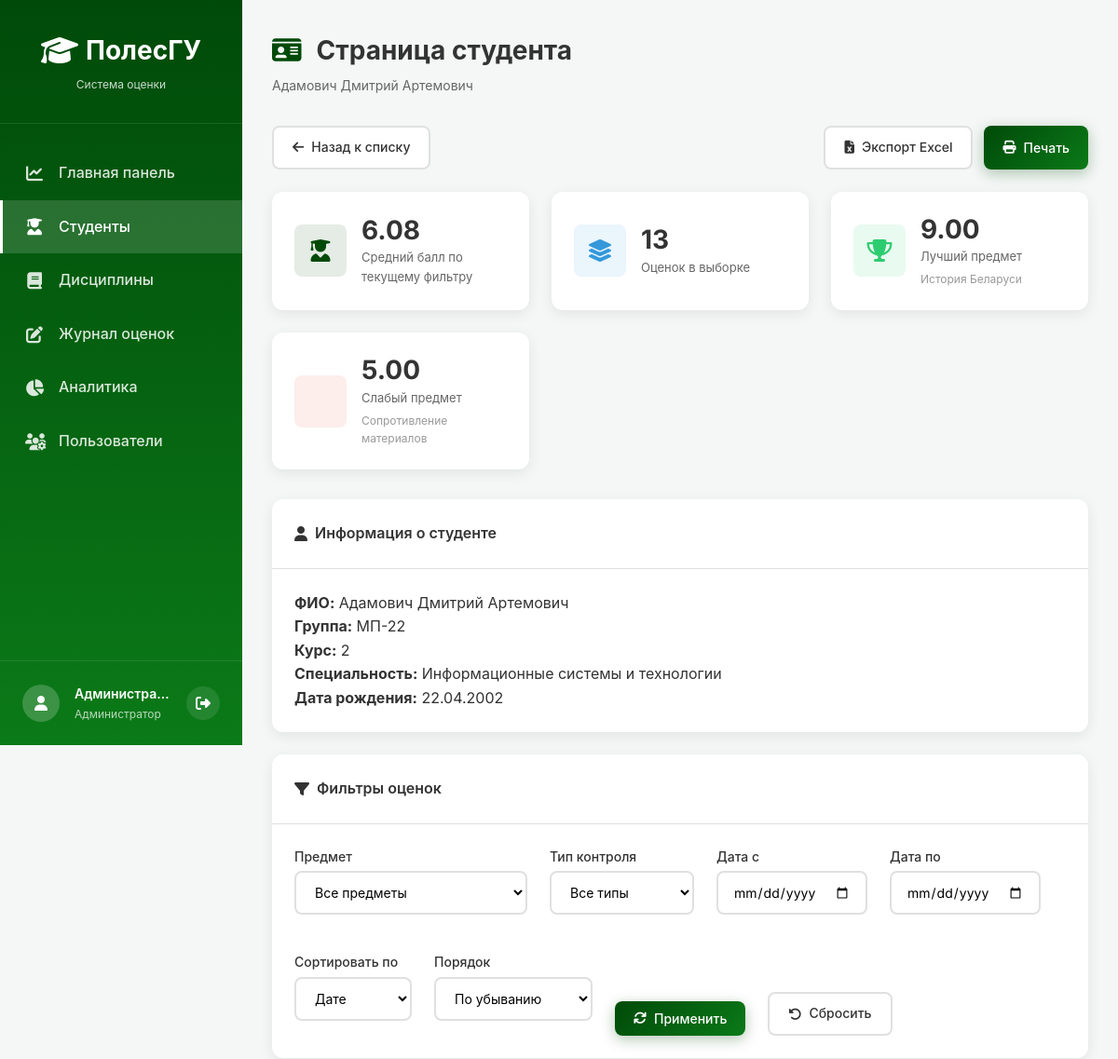
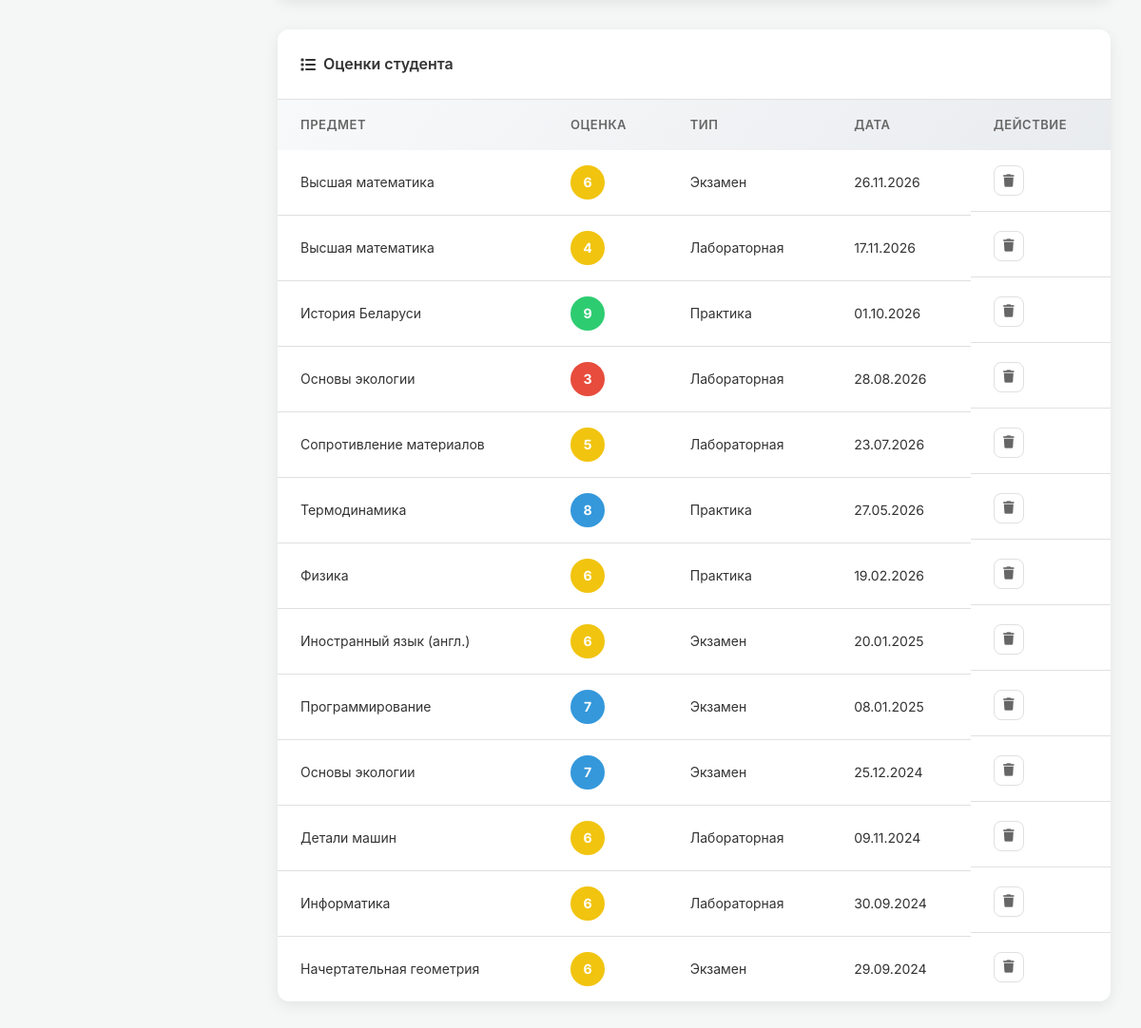
The app's page /index.php?module=students&student_id=57 (signed in) with its own data (2 pictures, top to bottom).
### tables this page shows
CREATE TABLE students (
        id INTEGER PRIMARY KEY AUTOINCREMENT,
        group_id INTEGER NOT NULL,
        full_name TEXT NOT NULL,
        birth_date TEXT,
        status TEXT DEFAULT 'active', -- 'active' или 'expelled'
        FOREIGN KEY (group_id) REFERENCES groups(id) ON DELETE CASCADE
    );

CREATE TABLE groups (
        id INTEGER PRIMARY KEY AUTOINCREMENT,
        name TEXT NOT NULL,
        course INTEGER NOT NULL,
        specialty TEXT NOT NULL
    );

CREATE TABLE grades (
        id INTEGER PRIMARY KEY AUTOINCREMENT,
        student_id INTEGER NOT NULL,
        discipline_id INTEGER NOT NULL,
        grade INTEGER CHECK(grade >= 1 AND grade <= 10),
        date TEXT NOT NULL,
        type TEXT DEFAULT 'exam', -- 'exam' или 'credit'
        FOREIGN KEY (student_id) REFERENCES students(id) ON DELETE CASCADE,
        FOREIGN KEY (discipline_id) REFERENCES disciplines(id) ON DELETE CASCADE
    );

CREATE TABLE disciplines (
        id INTEGER PRIMARY KEY AUTOINCREMENT,
        name TEXT NOT NULL,
        teacher TEXT,
        department TEXT,
        hours INTEGER
    );

### config/functions.php (called while the page is built, shortened)
<?php
function escape($string) {
    return htmlspecialchars($string, ENT_QUOTES, 'UTF-8');
}
function formatDate($date) {
    return date('d.m.Y', strtotime($date));
}
function getGradeColor($grade) {
    if ($grade >= 9) return '#2ecc71';
    if ($grade >= 7) return '#3498db';
    if ($grade >= 4) return '#f1c40f';
    return '#e74c3c';
}
function getGradeTypeOptions() {
    return [
        'exam' => 'Экзамен',
        'practice' => 'Практика',
        'lab' => 'Лабораторная',
    ];
}
function getGradeTypeLabel($type) {
    $labels = getGradeTypeOptions();
    return $labels[$type] ?? $type;
}
function getStudentById($pdo, $studentId) {
    $sql = "SELECT s.*, g.name as group_name, g.course, g.specialty
            FROM students s
            JOIN groups g ON s.group_id = g.id
            WHERE s.id = ?";
    $stmt = $pdo->prepare($sql);
    $stmt->execute([$studentId]);
    return $stmt->fetch();
}
function getStudentGradesFiltered($pdo, $studentId, $filters = []) {
    $conditions = ['gr.student_id = ?'];
    $params = [$studentId];
    $sortMap = [
        'date' => 'gr.date',
        'discipline' => 'd.name',
    ];
    $sortField = $filters['sort'] ?? 'date';
    $orderField = $sortMap[$sortField] ?? 'gr.date';
    $orderDirection = strtolower($filters['order'] ?? 'desc') === 'asc' ? 'ASC' : 'DESC';
    $sql = "SELECT gr.*, d.name as discipline_name, d.teacher
            FROM grades gr
            JOIN disciplines d ON gr.discipline_id = d.id
            WHERE " . implode(' AND ', $conditions) . "
            ORDER BY {$orderField} {$orderDirection}, gr.id DESC";
    $stmt = $pdo->prepare($sql);
    $stmt->execute($params);
    return $stmt->fetchAll();
}
function calculateStudentAverageFiltered($pdo, $studentId, $filters = []) {
    $conditions = ['student_id = ?'];
    $params = [$studentId];
    $sql = "SELECT AVG(grade) as avg_grade
            FROM grades
            WHERE " . implode(' AND ', $conditions);
    $stmt = $pdo->prepare($sql);
    $stmt->execute($params);
    $result = $stmt->fetch();
    return $result['avg_grade'] ? round($result['avg_grade'], 2) : 0;
}
function getStudentSubjectStatsFiltered($pdo, $studentId, $filters = []) {
    $conditions = ['gr.student_id = ?'];
    $params = [$studentId];
    $sql = "SELECT gr.discipline_id,
                   d.name as discipline_name,
                   AVG(gr.grade) as avg_grade,
                   COUNT(gr.id) as grade_count
            FROM grades gr
            JOIN disciplines d ON gr.discipline_id = d.id
            WHERE " . implode(' AND ', $conditions) . "
            GROUP BY gr.discipline_id, d.name
            ORDER BY avg_grade DESC, d.name ASC";
    $stmt = $pdo->prepare($sql);
    $stmt->execute($params);
    return $stmt->fetchAll();
}
?>

### modules/students/index.php (the view, shortened to what this page needs)
<?php
require_once __DIR__ . '/../../config/database.php';
require_once __DIR__ . '/../../config/functions.php';
$pdo = getDB();
$studentPageId = isset($_GET['student_id']) ? (int)$_GET['student_id'] : 0;
$canManageStudentData = in_array($_SESSION['role'], ['admin', 'teacher'], true);
function buildStudentPageUrl($studentId, $filters = [], $flash = null) {
    $params = array_filter([
        'module' => 'students',
        'student_id' => $studentId,
        'discipline' => $filters['discipline'] ?? null,
        'type' => $filters['type'] ?? null,
        'date_from' => $filters['date_from'] ?? null,
        'date_to' => $filters['date_to'] ?? null,
        'sort' => $filters['sort'] ?? null,
        'order' => $filters['order'] ?? null,
        'flash' => $flash,
        'export' => $filters['export'] ?? null,
    ], function ($value) {
        return $value !== null && $value !== '' && $value !== 0;
    });
    return '/index.php?' . http_build_query($params);
}
if ($studentPageId > 0) {
    $student = getStudentById($pdo, $studentPageId);
    $selectedDiscipline = isset($_GET['discipline']) ? (int)$_GET['discipline'] : 0;
    $selectedType = trim($_GET['type'] ?? '');
    $dateFrom = trim($_GET['date_from'] ?? '');
    $dateTo = trim($_GET['date_to'] ?? '');
    $sortField = $_GET['sort'] ?? 'date';
    $sortOrder = $_GET['order'] ?? 'desc';
    $gradeFilters = [
        'discipline_id' => $selectedDiscipline,
        'type' => $selectedType,
        'date_from' => $dateFrom,
        'date_to' => $dateTo,
        'sort' => $sortField,
        'order' => $sortOrder,
    ];
    $filteredGrades = getStudentGradesFiltered($pdo, $studentPageId, $gradeFilters);
    $filteredAverage = calculateStudentAverageFiltered($pdo, $studentPageId, $gradeFilters);
    $subjectStats = getStudentSubjectStatsFiltered($pdo, $studentPageId, $gradeFilters);
    $bestSubject = $subjectStats[0] ?? null;
    $worstSubject = !empty($subjectStats) ? $subjectStats[count($subjectStats) - 1] : null;
        ?>
        <?php
    include __DIR__ . '/../../includes/header.php';
    include __DIR__ . '/../../includes/sidebar.php';
    ?>
    <main class="main-content">
        <div class="page-header">
            <h1><i class="fas fa-id-card"></i> Страница студента</h1>
            <p><?= escape($student['full_name']) ?></p>
        </div>
        <div class="actions-bar">
            <?php if ($canManageStudentData): ?>
            <a href="/index.php?module=students" class="btn btn-secondary">
                <i class="fas fa-arrow-left"></i> Назад к списку
            </a>
            <?php endif; ?>
            <div style="display: flex; gap: 12px; flex-wrap: wrap;">
                <a href="<?= escape(buildStudentPageUrl($studentPageId, [
                    'discipline' => $selectedDiscipline,
                    'type' => $selectedType,
                    'date_from' => $dateFrom,
                    'date_to' => $dateTo,
                    'sort' => $sortField,
                    'order' => $sortOrder,
                    'export' => 'excel',
                ])) ?>" class="btn btn-secondary">
                    <i class="fas fa-file-excel"></i> Экспорт Excel
                </a>
                <button type="button" class="btn btn-primary" onclick="window.print()">
                    <i class="fas fa-print"></i> Печать
                </button>
            </div>
        </div>
        <div class="kpi-grid">
            <div class="kpi-card">
                <div class="kpi-icon" style="background: rgba(0, 74, 9, 0.1);">
                    <i class="fas fa-user-graduate" style="color: #004a09;"></i>
                </div>
                <div class="kpi-content">
                    <h3><?= number_format($filteredAverage, 2) ?></h3>
                    <p>Средний балл по текущему фильтру</p>
                </div>
            </div>
            <div class="kpi-card">
                <div class="kpi-icon" style="background: rgba(52, 152, 219, 0.1);">
                    <i class="fas fa-layer-group" style="color: #3498db;"></i>
                </div>
                <div class="kpi-content">
                    <h3><?= count($filteredGrades) ?></h3>
                    <p>Оценок в выборке</p>
                </div>
            </div>
            <div class="kpi-card">
                <div class="kpi-icon" style="background: rgba(46, 204, 113, 0.1);">
                    <i class="fas fa-trophy" style="color: #2ecc71;"></i>
                </div>
                <div class="kpi-content">
                    <h3><?= $bestSubject ? number_format($bestSubject['avg_grade'], 2) : '-' ?></h3>
                    <p>Лучший предмет</p>
                    <small><?= $bestSubject ? escape($bestSubject['discipline_name']) : 'Нет данных' ?></small>
                </div>
            </div>
            <div class="kpi-card">
                <div class="kpi-icon" style="background: rgba(231, 76, 60, 0.1);">
                </div>
                <div class="kpi-content">
                    <h3><?= $worstSubject ? number_format($worstSubject['avg_grade'], 2) : '-' ?></h3>
                    <p>Слабый предмет</p>
                    <small><?= $worstSubject ? escape($worstSubject['discipline_name']) : 'Нет данных' ?></small>
                </div>
            </div>
        </div>
        <div class="card" style="margin-bottom: 24px;">
            <div class="card-header">
                <h3><i class="fas fa-user"></i> Информация о студенте</h3>
            </div>
            <div class="card-body">
                <p><strong>ФИО:</strong> <?= escape($student['full_name']) ?></p>
                <p><strong>Группа:</strong> <?= escape($student['group_name']) ?></p>
                <p><strong>Курс:</strong> <?= (int)$student['course'] ?></p>
                <p><strong>Специальность:</strong> <?= escape($student['specialty']) ?></p>
                <p><strong>Дата рождения:</strong> <?= $student['birth_date'] ? formatDate($student['birth_date']) : 'Не указана' ?></p>
            </div>
        </div>
        <div class="card">
            <div class="card-header">
                <h3><i class="fas fa-filter"></i> Фильтры оценок</h3>
            </div>
            <div class="card-body">
                <form method="GET" class="filter-form-inline">
                    <div class="form-group">
                        <label for="discipline">Предмет</label>
                        <select name="discipline" id="discipline">
                            <option value="0">Все предметы</option>
                        </select>
                    </div>
                    <div class="form-group">
                        <label for="type">Тип контроля</label>
                        <select name="type" id="type">
                            <option value="">Все типы</option>
                        </select>
                    </div>
                    <div class="form-group">
                        <label for="date_from">Дата с</label>
                        <input type="date" name="date_from" id="date_from" value="<?= escape($dateFrom) ?>">
                    </div>
                    <div class="form-group">
                        <label for="date_to">Дата по</label>
                        <input type="date" name="date_to" id="date_to" value="<?= escape($dateTo) ?>">
                    </div>
                    <div class="form-group">
                        <label for="sort">Сортировать по</label>
                        <select name="sort" id="sort">
                            <option value="date" <?= $sortField === 'date' ? 'selected' : '' ?>>Дате</option>
                        </select>
                    </div>
                    <div class="form-group">
                        <label for="order">Порядок</label>
                        <select name="order" id="order">
                            <option value="desc" <?= $sortOrder === 'desc' ? 'selected' : '' ?>>По убыванию</option>
                        </select>
                    </div>
                    <button type="submit" class="btn btn-primary">
                        <i class="fas fa-sync"></i> Применить
                    </button>
                    <a href="/index.php?module=students&student_id=<?= $studentPageId ?>" class="btn btn-secondary">
                        <i class="fas fa-rotate-left"></i> Сбросить
                    </a>
                </form>
            </div>
        </div>
        <div class="table-card" style="margin-top: 24px;">
            <div class="table-header">
                <h3><i class="fas fa-list"></i> Оценки студента</h3>
            </div>
            <div class="table-body">
                <?php if (!empty($filteredGrades)): ?>
                <table class="data-table">
                    <thead>
                        <tr>
                            <th>Предмет</th>
                            <th>Оценка</th>
                            <th>Тип</th>
                            <th>Дата</th>
                            <?php if ($canManageStudentData): ?>
                            <th>Действие</th>
                            <?php endif; ?>
                        </tr>
                    </thead>
                    <tbody>
                        <?php foreach ($filteredGrades as $grade): ?>
                        <tr>
                            <td><?= escape($grade['discipline_name']) ?></td>
                            <td>
                                <span class="grade-badge" style="background: <?= getGradeColor($grade['grade']) ?>;">
                                    <?= (int)$grade['grade'] ?>
                                </span>
                            </td>
                            <td><?= escape(getGradeTypeLabel($grade['type'])) ?></td>
                            <td><?= formatDate($grade['date']) ?></td>
                            <?php if ($canManageStudentData): ?>
                            <td class="actions">
                                <button class="btn-icon btn-danger" onclick="deleteGrade(<?= (int)$grade['id'] ?>, '<?= escape($grade['discipline_name']) ?>', <?= $studentPageId ?>)" title="Удалить оценку">
                                    <i class="fas fa-trash"></i>
                                </button>
                            </td>
                            <?php endif; ?>
                        </tr>
                        <?php endforeach; ?>
                    </tbody>
                </table>
                <?php else: ?>
                <p class="empty-message">По выбранным фильтрам оценки не найдены</p>
                <?php endif; ?>
            </div>
        </div>
    </main>
    <?php
    include __DIR__ . '/../../includes/footer.php';
    return;
}
include __DIR__ . '/../../includes/header.php';
include __DIR__ . '/../../includes/sidebar.php';
?>
<?php include __DIR__ . '/../../includes/footer.php'; ?>

### records on screen
students: full_name "Адамович Дмитрий Артемович", group.name "МП-22", group.course "2", group.specialty "Информационные системы и технологии", birth_date "22.04.2002"
grades: discipline.name "Высшая математика", grade "6", type "Экзамен", date "26.11.2026"
grades: discipline.name "Высшая математика", grade "4", type "Лабораторная", date "17.11.2026"
grades: discipline.name "История Беларуси", grade "9", type "Практика", date "01.10.2026"
grades: discipline.name "Основы экологии", grade "3", type "Лабораторная", date "28.08.2026"
grades: discipline.name "Сопротивление материалов", grade "5", type "Лабораторная", date "23.07.2026"
grades: discipline.name "Термодинамика", grade "8", type "Практика", date "27.05.2026"
grades: discipline.name "Физика", grade "6", type "Практика", date "19.02.2026"
grades: discipline.name "Иностранный язык (англ.)", grade "6", type "Экзамен", date "20.01.2025"
grades: discipline.name "Программирование", grade "7", type "Экзамен", date "08.01.2025"
grades: discipline.name "Основы экологии", grade "7", type "Экзамен", date "25.12.2024"
grades: discipline.name "Детали машин", grade "6", type "Лабораторная", date "09.11.2024"
grades: discipline.name "Информатика", grade "6", type "Лабораторная", date "30.09.2024"
grades: discipline.name "Начертательная геометрия", grade "6", type "Экзамен", date "29.09.2024"

### other values on screen
$_SESSION['full_name'] "Администра…"
getRoleLabel($_SESSION['role']) "Администратор"
$filteredAverage "6.08"
count($filteredGrades) "13"
$bestSubject['avg_grade'] "9.00"
$bestSubject['discipline_name'] "История Беларуси"
$worstSubject['avg_grade'] "5.00"
$worstSubject['discipline_name'] "Сопротивление материалов"
